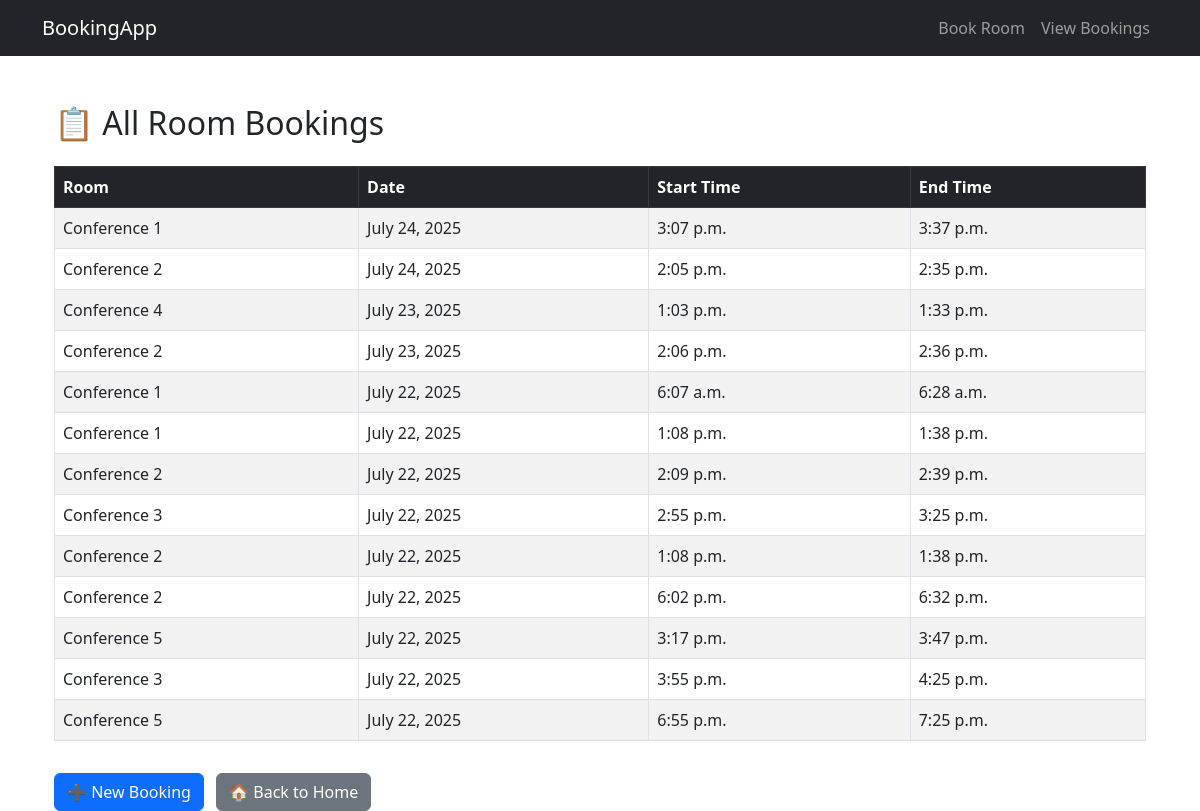
The page /bookings/ on the database its author committed.
### myapp/models.py (models this page shows, shortened)
class Booking(models.Model):
    room = models.ForeignKey(MeetingRoom, on_delete=models.CASCADE, related_name='bookings')
    date = models.DateField(verbose_name="Booking Date")
    start_time = models.TimeField(verbose_name="Start Time")
    end_time = models.TimeField(verbose_name="End Time")
    user_name = models.CharField(max_length=100, verbose_name="Booked By")
    class Meta:
        ordering = ['-date', 'start_time']

class MeetingRoom(models.Model):
    name = models.CharField(max_length=50, unique=True, verbose_name="Room Name")
    def __str__(self):
        return self.name
    class Meta:
        verbose_name = "Meeting Room"
        verbose_name_plural = "Meeting Rooms"
        ordering = ['name']

### myapp/views.py (the view)
# urls.py: path('bookings/', views.booking_list, name='booking_list'),
def booking_list(request):
    bookings = Booking.objects.all().order_by('-date')
    return render(request, 'myapp/booking_list.html', {'bookings': bookings})

### myapp/templates/myapp/booking_list.html (shortened to what this page needs)
{% extends 'myapp/base.html' %}
{% block content %}
<div class="container mt-5">
    <h2 class="mb-4">📋 All Room Bookings</h2>
    {% if bookings %}
        <table class="table table-bordered table-striped">
            <thead class="table-dark">
                <tr>
                    <th>Room</th>
                    <th>Date</th>
                    <th>Start Time</th>
                    <th>End Time</th>
                </tr>
            </thead>
            <tbody>
                {% for booking in bookings %}
                <tr>
                    <td>{{ booking.room }}</td>
                    <td>{{ booking.date }}</td>
                    <td>{{ booking.start_time }}</td>
                    <td>{{ booking.end_time }}</td>
                </tr>
                {% endfor %}
            </tbody>
        </table>
    {% else %}
        <p class="text-muted">No bookings found.</p>
    {% endif %}
    <a href="{% url 'book_room' %}" class="btn btn-primary mt-3">➕ New Booking</a>
    <a href="{% url 'home' %}" class="btn btn-secondary mt-3 ms-2">🏠 Back to Home</a>
</div>
{% endblock %}

### myapp/templates/myapp/base.html (shortened to what this page needs)
<!DOCTYPE html>
<html lang="en">
<head>
    <link rel="stylesheet" href="https://cdn.jsdelivr.net/npm/bootstrap@5.3.0/dist/css/bootstrap.min.css">
</head>
<body>
    <nav class="navbar navbar-expand-lg navbar-dark bg-dark mb-4">
        <div class="container">
            <a class="navbar-brand" href="{% url 'home' %}">BookingApp</a>
            <div class="collapse navbar-collapse">
                <ul class="navbar-nav ms-auto">
                    <li class="nav-item"><a class="nav-link" href="{% url 'book_room' %}">Book Room</a></li>
                    <li class="nav-item"><a class="nav-link" href="{% url 'booking_list' %}">View Bookings</a></li>
                </ul>
            </div>
        </div>
    </nav>
    <div class="container">
        {% block content %}
        {% endblock %}
    </div>
</body>
</html>

### rows shown on the page
Booking: room "Conference 1", date "July 24, 2025", start_time "3:07 p.m.", end_time "3:37 p.m."
Booking: room "Conference 2", date "July 24, 2025", start_time "2:05 p.m.", end_time "2:35 p.m."
Booking: room "Conference 4", date "July 23, 2025", start_time "1:03 p.m.", end_time "1:33 p.m."
Booking: room "Conference 2", date "July 23, 2025", start_time "2:06 p.m.", end_time "2:36 p.m."
Booking: room "Conference 1", date "July 22, 2025", start_time "6:07 a.m.", end_time "6:28 a.m."
Booking: room "Conference 1", date "July 22, 2025", start_time "1:08 p.m.", end_time "1:38 p.m."
Booking: room "Conference 2", date "July 22, 2025", start_time "2:09 p.m.", end_time "2:39 p.m."
Booking: room "Conference 3", date "July 22, 2025", start_time "2:55 p.m.", end_time "3:25 p.m."
Booking: room "Conference 2", date "July 22, 2025", start_time "1:08 p.m.", end_time "1:38 p.m."
Booking: room "Conference 2", date "July 22, 2025", start_time "6:02 p.m.", end_time "6:32 p.m."
Booking: room "Conference 5", date "July 22, 2025", start_time "3:17 p.m.", end_time "3:47 p.m."
Booking: room "Conference 3", date "July 22, 2025", start_time "3:55 p.m.", end_time "4:25 p.m."
Booking: room "Conference 5", date "July 22, 2025", start_time "6:55 p.m.", end_time "7:25 p.m."
